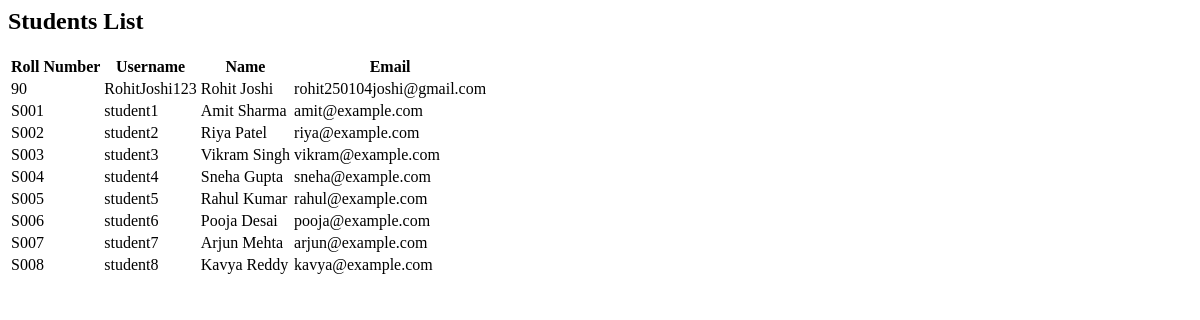
Before: /view_students (signed in) with the older database file.
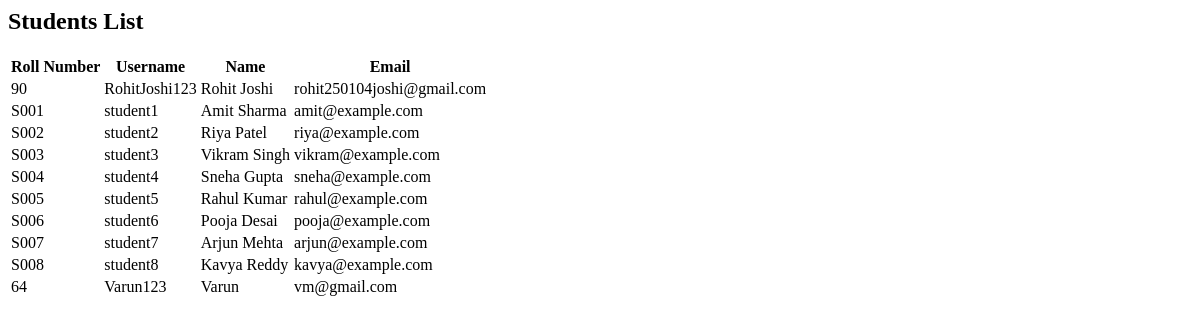
After: the same page with the newer database file.
### tables this page shows
CREATE TABLE students (
    id INTEGER PRIMARY KEY AUTOINCREMENT,
    student_id TEXT UNIQUE NOT NULL,  -- Roll number
    username TEXT UNIQUE NOT NULL,
    password TEXT NOT NULL,
    name TEXT NOT NULL,
    email TEXT NOT NULL
);

### routes/routes.py (the view)
    @app.route("/view_students")
    def view_students():
        if "user" not in session or session["user_type"] != "admin":
            flash("Please log in as an admin to access this page.", "error")
            return redirect(url_for("login"))
        with get_db() as conn:
            students = conn.execute(
                'SELECT id, COALESCE(student_id, "Not Set") AS student_id, username, name, email FROM students'
            ).fetchall()
        return render_template("view_students.html", students=students)

### templates/view_students.html
<h2>Students List</h2>
{% if students %}
<table>
    <thead>
        <tr>
            <th>Roll Number</th>
            <th>Username</th>
            <th>Name</th>
            <th>Email</th>
        </tr>
    </thead>
    <tbody>
        {% for student in students %}
        <tr>
            <td>{{ student.student_id }}</td>
            <td>{{ student.username }}</td>
            <td>{{ student.name }}</td>
            <td>{{ student.email }}</td>
        </tr>
        {% endfor %}
    </tbody>
</table>
{% else %}
<p>No students found.</p>
{% endif %}

Changed rows visible on the page:
added students: student_id "64", username "Varun123", name "Varun", email "vm@gmail.com"
